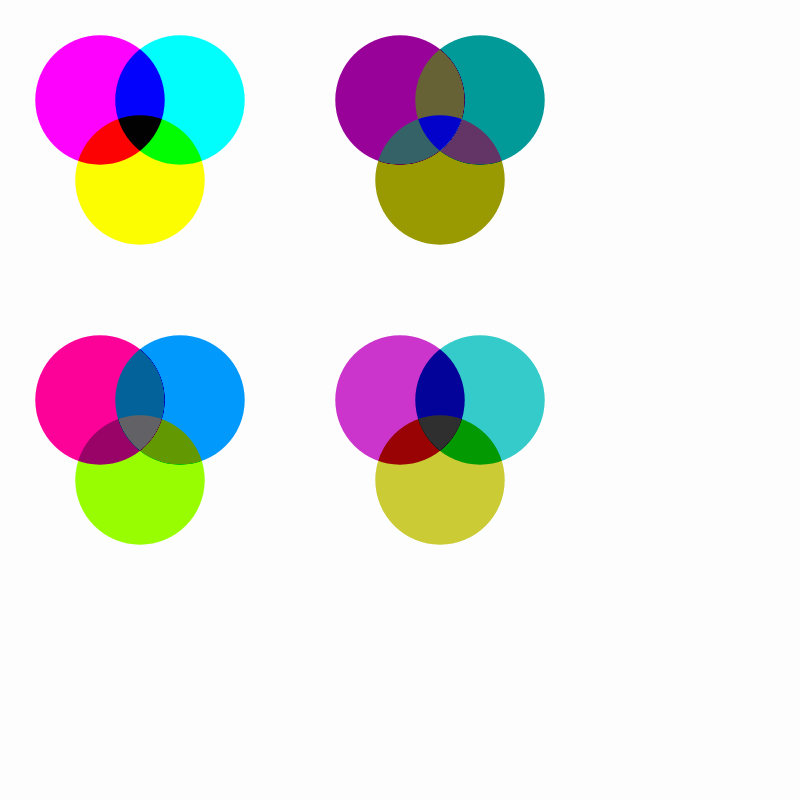
Frame 1 (no input)
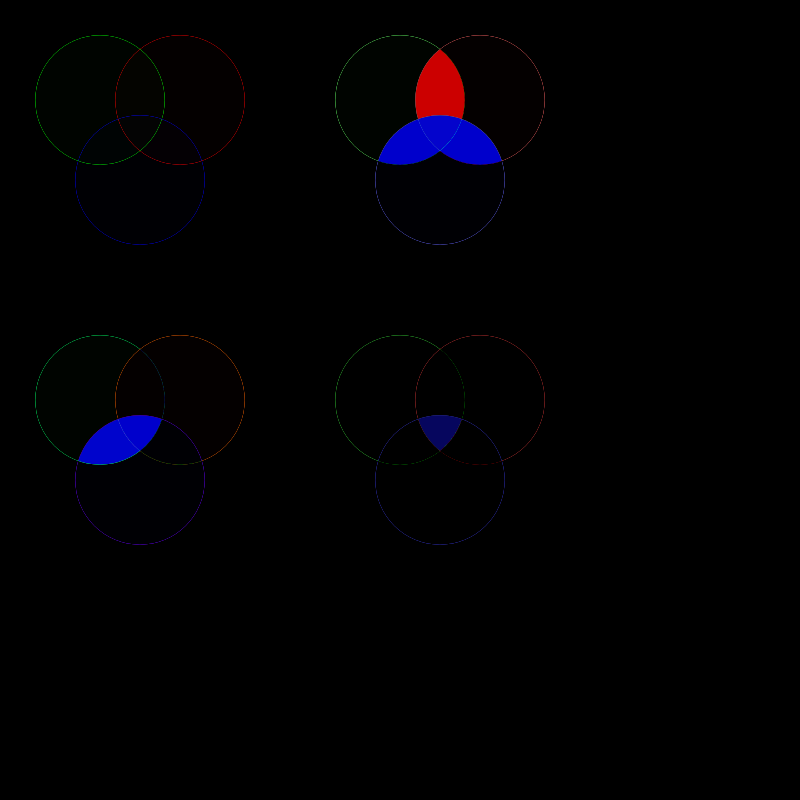
Frame 2 (the mouse pressed at the canvas centre, redrawn once)

The p5.js sketch that drew these frames (run headless with seeded random() and noise() and a simulated clock; the mouse was pressed at the canvas centre and the sketch redrawn once):

// p5.js sketch
// ── sketch.js
function setup() {
  createCanvas(800, 800);

  noLoop();
}

function draw() {
  background(253);

  blendMode(DIFFERENCE);
  noStroke();

  var alpha = 255;
  var a = width/10;
  var d = a*1.618;

  //colored circles
  //part1
  fill(0, 255, 0, alpha);
  ellipse(100, 100, d, d);

  fill(255, 0, 0, alpha);
  ellipse(180, 100, d, d);

  fill(0, 0, 255, alpha);
  ellipse(140, 180, d, d);

  //part2
  fill(100, 255, 100, alpha);
  ellipse(400, 100, d, d);

  fill(255, 100, 100, alpha);
  ellipse(480, 100, d, d);

  fill(100, 100, 255, alpha);
  ellipse(440, 180, d, d);

  //part3
  fill(0, 255, 100, alpha);
  ellipse(100, 400, d, d);

  fill(255, 100, 0, alpha);
  ellipse(180, 400, d, d);

  fill(100, 0, 255, alpha);
  ellipse(140, 480, d, d);

  //part4
  fill(50, 200, 50, alpha);
  ellipse(400, 400, d, d);

  fill(200, 50, 50, alpha);
  ellipse(480, 400, d, d);

  fill(50, 50, 200, alpha);
  ellipse(440, 480, d, d);

}
